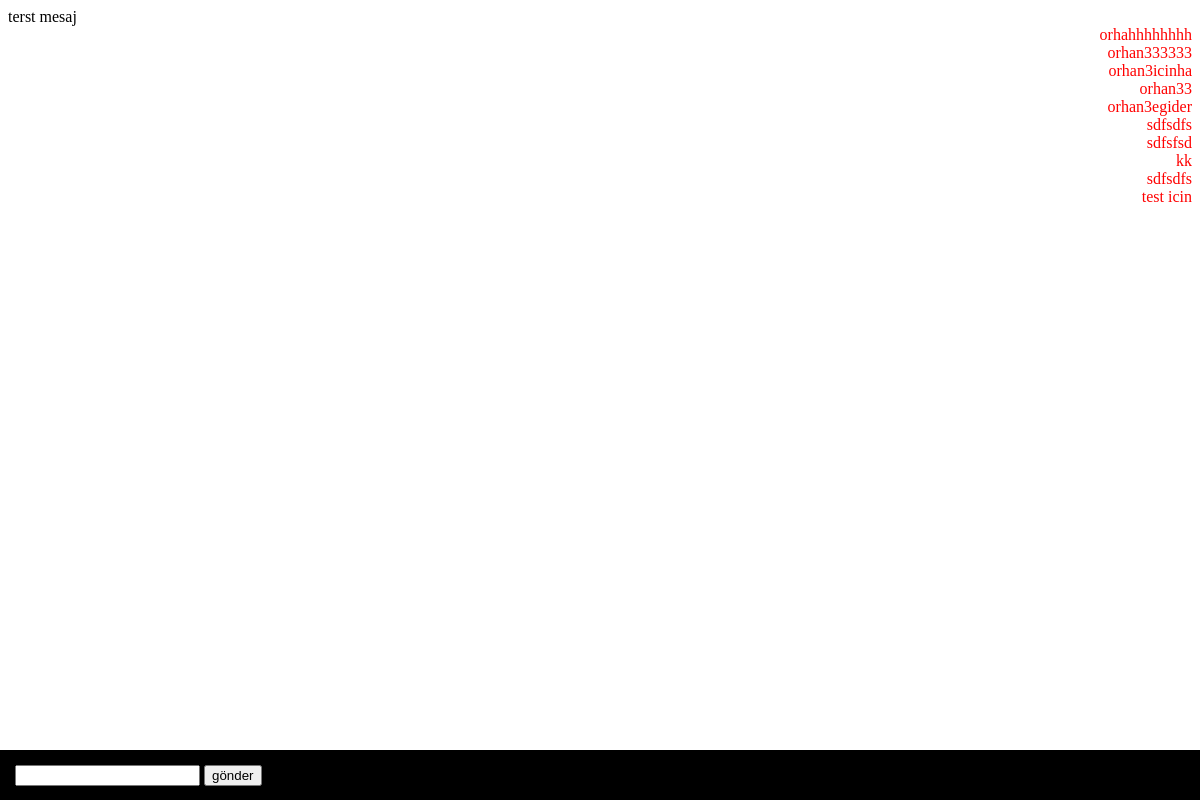
The app's page /mesaj/mesaj2-emoji-haric.php?konusulan=orhan3 (signed in) with its own data.
### tables this page shows
CREATE TABLE `mesajlar` (
  `id` int(11) NOT NULL,
  `mesaj` text NOT NULL,
  `kimden` varchar(255) NOT NULL,
  `kime` varchar(255) NOT NULL,
  `tarih` timestamp NOT NULL DEFAULT CURRENT_TIMESTAMP
);

### mesaj/mesaj2-emoji-haric.php (the view, shortened to what this page needs)
<?php
require __DIR__ . '/connection.php';
$mesajatan = $_COOKIE['cerez_k_adi'];
$mesajatilan=$_GET['konusulan'];
$stmt = $db->prepare("SELECT * FROM mesajlar WHERE kimden=? and kime=? or kimden=? and kime=?  ORDER BY  tarih DESC");
$stmt->execute([$mesajatan,$mesajatilan,$mesajatilan,$mesajatan]);
$data2 = $stmt->fetchAll(PDO::FETCH_ASSOC);
?>
<!DOCTYPE html>
<html lang="en">
<head>
    <link rel="stylesheet" type="text/css" href="style.css">
</head>
<body>
    <div id="mesajat">
        <form action="" method="post">
            <input type="text"  name="mesaj">
            <button type="submit" name="submit" value="1">gönder</button>
        </form>
    </div>
    <div id="genel">
        <?php
    $karakter=array(":)",":(");
    $emoji=array("<img width='10px' height='10px' src='emoji_gul.png'>","<img width='10px' height='10px' src='emoji_mutsuz.png'>");
    foreach ($data2 as $post):
        $emojitarama=str_replace($karakter,$emoji,$post['mesaj']);
        if($post['kimden']==$mesajatilan) {
            ?>
            <div id="mesajsol"><?= $emojitarama ?></div><br>
            <?php
        }
        if($post['kimden']==$mesajatan){?>
            <div id="mesajsag"><?=$emojitarama?></div><br>
    <?php } endforeach;
        ?>
    </div>
</body>
</html>

### style.css (style rules this page uses)
#mesajsag { float:right; color: red; }
#mesajsol { float: left; }
#mesajat { position: fixed; bottom: 0px; left: 0px; width: 100%; height: 20px; padding:15px; background-color: #000; }

### records on screen
mesajlar: mesaj "terst mesaj"
mesajlar: mesaj "orhahhhhhhhh"
mesajlar: mesaj "orhan333333"
mesajlar: mesaj "orhan3icinha"
mesajlar: mesaj "orhan33"
mesajlar: mesaj "orhan3egider"
mesajlar: mesaj "sdfsdfs"
mesajlar: mesaj "sdfsfsd"
mesajlar: mesaj "kk"
mesajlar: mesaj "sdfsdfs"
mesajlar: mesaj "test icin"
